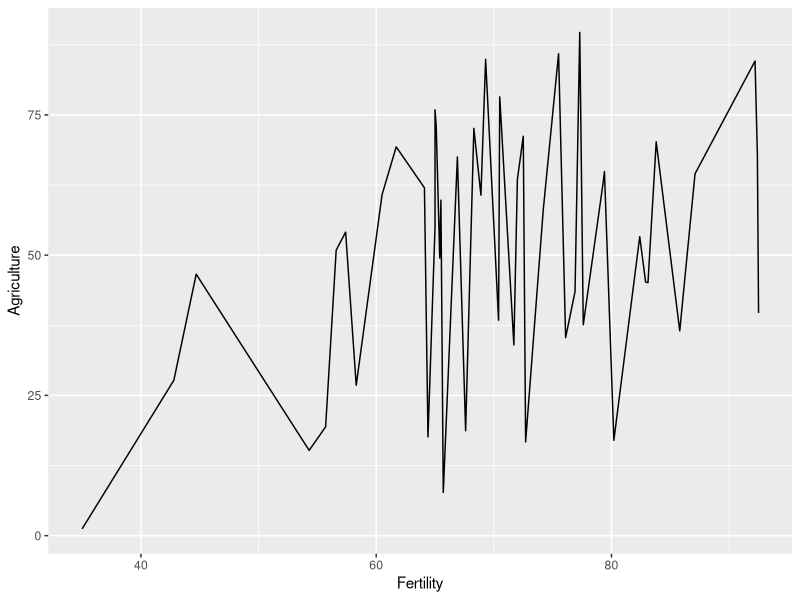
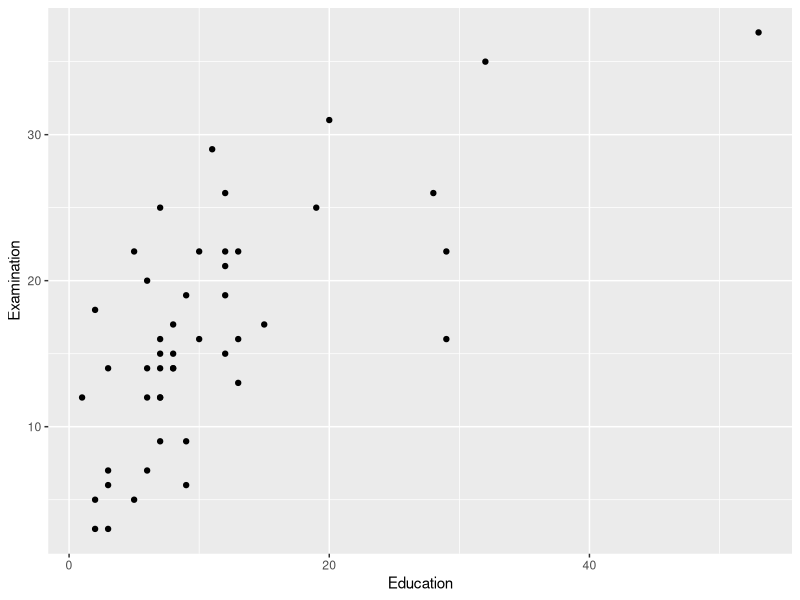
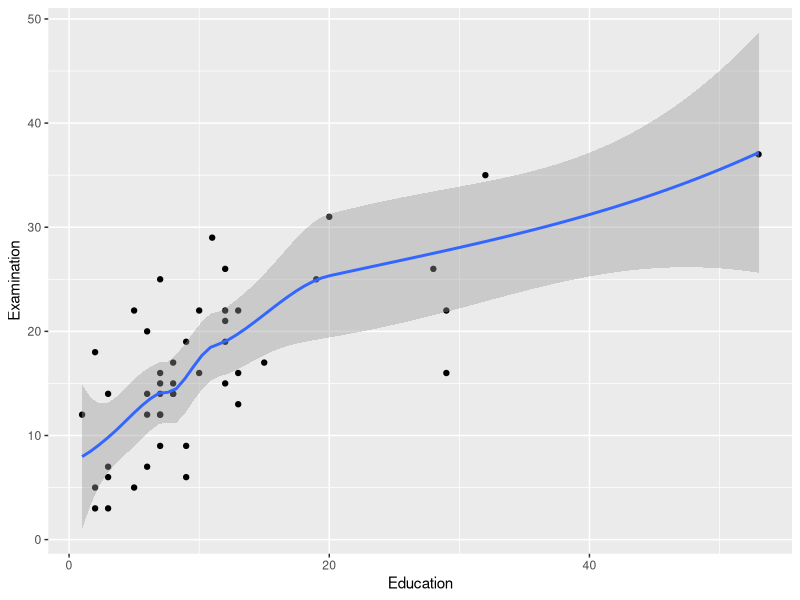
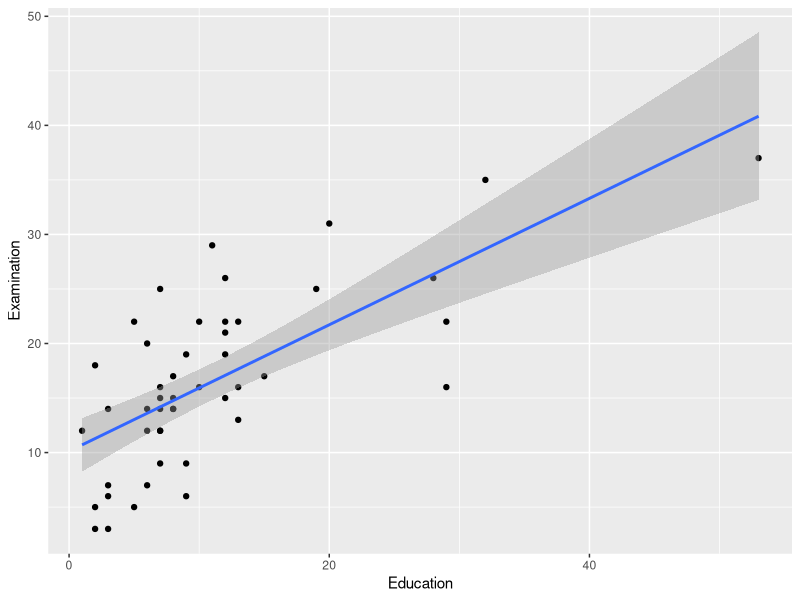
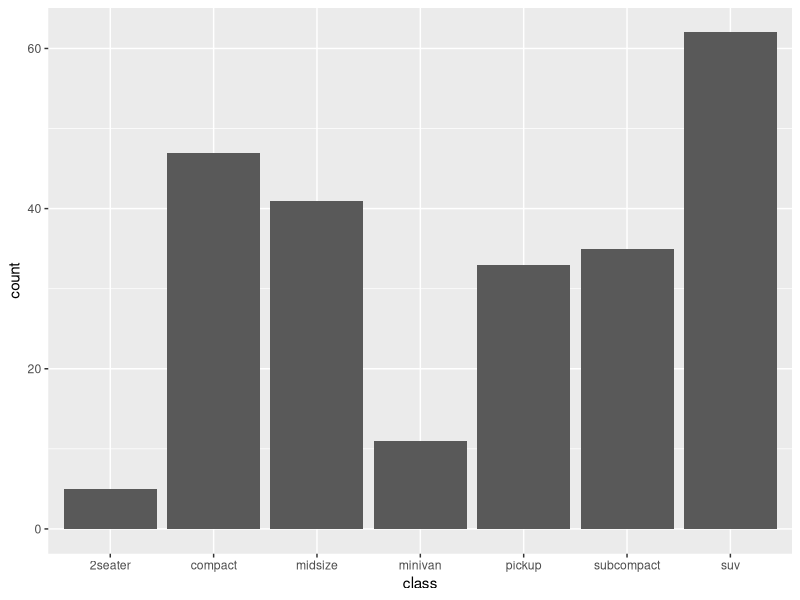
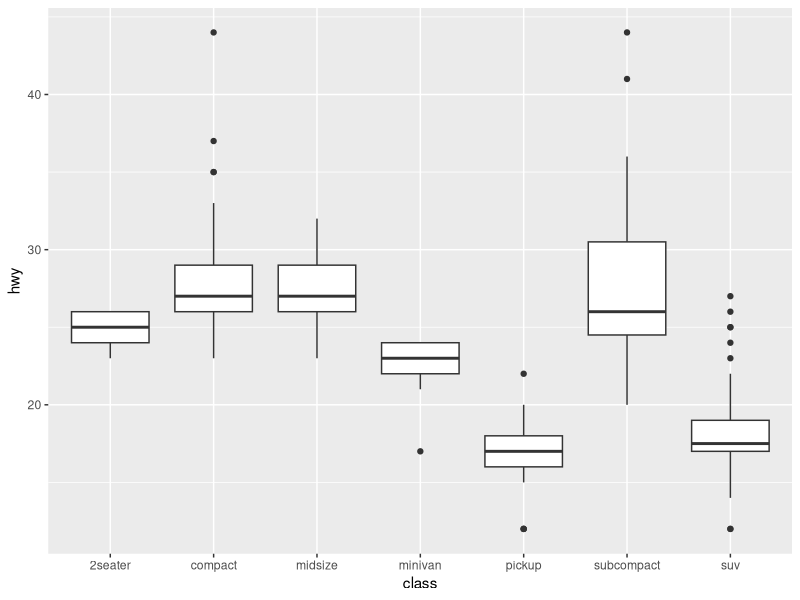
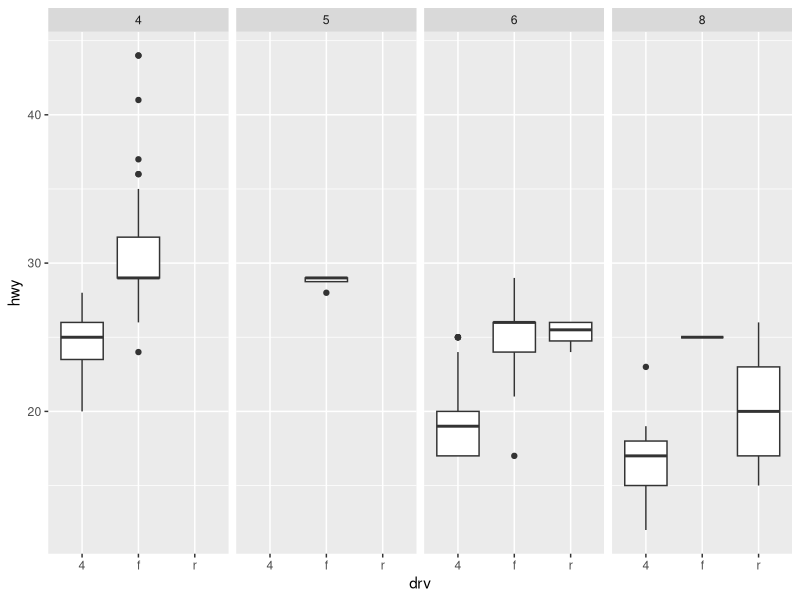
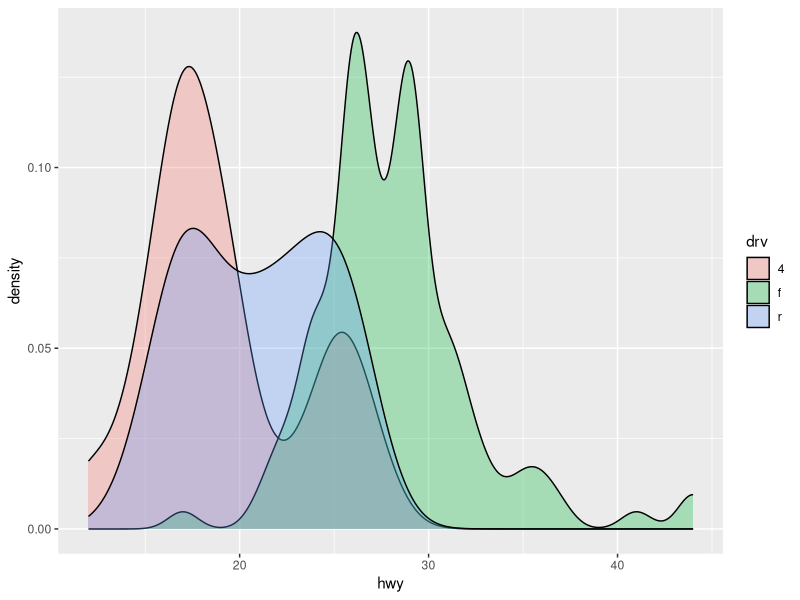

Here is the R script that generated these plots, in order: (Note: this script raises an error after producing the figures.)
## ---- chunk 1
library(ggplot2)
## ---- chunk 2
colnames(swiss)
colnames(mpg)
## ---- chunk 3
ggplot(swiss, aes(x = Fertility, y = Agriculture)) +
    geom_line()
## ---- chunk 4
ggplot(swiss, aes(x = Education, y = Examination)) +
    geom_point()
## ---- chunk 5
ggplot(swiss, aes(x = Education, y = Examination)) +
    geom_point() +
    geom_smooth()
## ---- chunk 6
ggplot(swiss, aes(x = Education, y = Examination)) +
    geom_point() +
    geom_smooth(method = 'lm') # lm = linear model
## ---- chunk 7
ggplot(mpg, aes(x = class)) +
    geom_bar()
## ---- chunk 8
ggplot(mpg, aes(x = class, y = hwy)) +
    geom_boxplot()
## ---- chunk 9
ggplot(mpg, aes(x = drv, y = hwy)) +
    geom_boxplot() +
    facet_grid(~ cyl)
## ---- chunk 10
ggplot(mpg, aes(x = hwy, fill = drv)) +
    geom_density(alpha = 0.3) # alpha = transparency
## ---- chunk 11
ggplot(mpg, aes(x = hwy, fill = drv)) +
    geom_density(alpha = 0.3) +
    scale_fill_brewer(palette = 'Dark2')
## ---- chunk 12
ggplot(mpg, aes(x = hwy, fill = drv)) +
    geom_density(alpha = 0.3) +
    scale_fill_brewer(palette = 'Dark2') +
      scale_fill_discrete(name = "drivetrain", 
                      breaks = c("4", "f", "r"), 
                      labels = c("Four wheel", 
                                 "Front wheel", 
                                 "Rear Wheel")) 
## ---- chunk 13
ggplot(mpg, aes(x = hwy, fill = drv)) +
    geom_density(alpha = 0.3) +
    scale_fill_brewer(palette = 'Dark2') +
    ggplot(mpg, aes(x = hwy, fill = drv)) +
    geom_density(alpha = 0.3) +
    scale_fill_brewer(palette = 'Pastel1') +
      scale_fill_discrete(name = "drivetrain", 
                      breaks = c("4", "f", "r"), 
                      labels = c("Four wheel", 
                                 "Front wheel", 
                                 "Rear Wheel")) +
    labs(title = "Fuel Economy", 
         x = "Engine Displacement", 
         y = "Highway Mileage")
## ---- chunk 14
ggplot(mpg, aes(x = hwy, fill = drv)) +
    geom_density(alpha = 0.3) +
    scale_fill_brewer(palette = 'Dark2') +
      scale_fill_discrete(name = "drivetrain", 
                      breaks = c("4", "f", "r"), 
                      labels = c("Four wheel", 
                                 "Front wheel", 
                                 "Rear Wheel")) +
        labs(title = "Fuel Economy", 
             x = "Engine Displacement", 
             y = "Highway Mileage") +
    theme(panel.border = element_blank(), # panel = background of the entire plot
          panel.background = element_blank(),
          panel.grid.major = element_line(colour = 'grey90'),
          legend.position = 'top',
          line = element_line(colour = 'black'),
          axis.line.y = element_line(colour = 'black'),
          axis.line.x = element_line(colour = 'black'))
## ---- chunk 15
ggplot(mpg, aes(displ, hwy)) +
  geom_point(aes(colour = drv)) +
  geom_smooth(method = "lm") +
  labs(title = "Fuel Economy", 
       x = "Engine Displacement", 
       y = "Highway Mileage") +
  theme_bw(base_family = "Times") +
  theme(title = element_text(size = 18), 
        axis.title = element_text(size = 14), 
        axis.text = element_text(size = 20)) +
  annotate("text", x = 6, y = 40, label = "p <0.05", 
           size = 7)
## ---- chunk 16
ggsave("C:/Users/identify-the-path-you-want-to-save-in/nameyourfigure.png", nameoffigureyouassigned,
       device = "png", dpi = 600, width = 7, height = 8)

